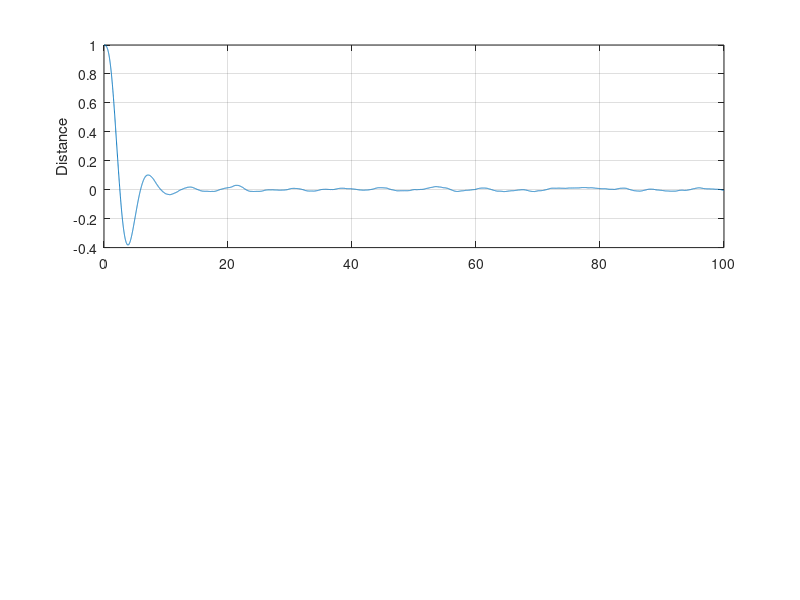

The MATLAB script that drew this image: (Note: this script raises an error after producing the figure.)
% adaptive sliding mode
clear all
% Time Span
tf = 100;
h = 0.01; % step size
n = tf/h;
tspan = linspace(0,tf,n);

xddot = zeros(n,1); yddot = zeros(n,1); thetaddot = zeros(n,1);
xdot = zeros(n,1); ydot = zeros(n,1); thetadot = zeros(n,1);
x = zeros(n,1); y = zeros(n,1); theta = zeros(n,1);
ux = zeros(n,1); uy=zeros(n,1); utheta = zeros(n,1);
x(1) = 1;
y(1) = -1.3;
theta(1) = pi/2;
thetadot(1) = pi/8;
mx = 10; bx=2; cx = 1;
my = 7; by = 1; cy = 0.6;
I = 0.8;

% new vectors
sx = zeros(n,1);
ax_hat_dot = zeros(2,n);
Kx_hat_dot = zeros(n,1);
ax_hat = zeros(2,n);
Kx_hat = zeros(n,1);
sy = zeros(n,1);
ay_hat_dot = zeros(2,n);
Ky_hat_dot = zeros(n,1);
ay_hat = zeros(2,n);
Ky_hat = zeros(n,1);

% parameters
lambdax = 1;
gammax = 4;
Gammax = 5;
lambday = 0.5;
gammay = 3;
Gammay = 4;

% initialize error terms
xdes = 0; ydes = 0;
xdesdot = 0; ydesdot = 0;
x_error = x(1)-xdes;
x_error_dot = xdot(1)-xdesdot;
y_error = y(1)-ydes;
y_error_dot = ydot(1)-ydesdot;

rng(15);
w = wgn(n,1,0.01);
v = wgn(n,1,0.01);

i=1;
while ( i<n ) 
    i=i+1;
    % compute s
    sx(i) = x_error_dot + lambdax*x_error;
    sy(i) = y_error_dot + lambday*y_error;
    % Construct Y
    Yx = [xdot(i-1), x(i-1)];
    Yy = [ydot(i-1), y(i-1)];
    % adaptation laws
    ax_hat_dot(:,i) = -Gammax*Yx'*sx(i);
    ay_hat_dot(:,i) = -Gammay*Yy'*sy(i);
    Kx_hat_dot(i) = -gammax*sx(i)^2;
    Ky_hat_dot(i) = -gammay*sy(i)^2;
    % integrate the adaptation laws
    ax_hat(:,i) = ax_hat(:,i-1) + ax_hat_dot(:,i)*h;
    ay_hat(:,i) = ay_hat(:,i-1) + ay_hat_dot(:,i)*h;
    Kx_hat(i) = Kx_hat(i-1) + Kx_hat_dot(i)*h;
    Ky_hat(i) = Ky_hat(i-1) + Ky_hat_dot(i)*h;
    % solve for u_hat
    xrddot = -lambdax*x_error_dot;
    yrddot = -lambday*y_error_dot;
    ux_hat = Yx*ax_hat(:,i) + xrddot;
    uy_hat = Yy*ay_hat(:,i) + yrddot;
    % Solve for u_p
    ux_p = -Kx_hat(i)*sx(i);
    uy_p = -Ky_hat(i)*sy(i);
    % control effort
    ux(i) = ux_hat - ux_p;
    uy(i) = uy_hat - uy_p;

    % Update dynamics
    xddot(i) = (1/mx)*ux(i) - (bx/mx)*xdot(i) - (cx/mx)*x(i);% -w(i);
    xddot(i) = awgn(xddot(i),20);
    xdot(i) = xdot(i-1) + xddot(i)*h; 
    x(i) = x(i-1) + xdot(i)*h; 
    yddot(i) = (1/my)*uy(i) - (by/my)*ydot(i) - (cy/my)*y(i);%-v(i);
    yddot(i) = awgn(yddot(i),20);
    ydot(i) = ydot(i-1) + yddot(i)*h;
    y(i) = y(i-1) + ydot(i)*h;

    % Update errors
    x_error = x(i)-xdes;
    x_error_dot = xdot(i)-xdesdot;
    y_error = y(i)-ydes;
    y_error_dot = ydot(i)-ydesdot;

    if (abs(x_error)<1e-3 && abs(x_error_dot)<1e-3 && abs(y_error)<1e-3 && abs(y_error_dot)<1e-3)
        break
    end
end

x_nn = x(1:i);
y_nn = y(1:i);
theta_nn = theta(1:i);
xdot_nn = xdot(1:i);
ydot_nn = ydot(1:i);
thetadot_nn = thetadot(1:i);
t = tspan(1:i);
ux = ux(1:i);
uy = uy(1:i);
utheta = utheta(1:i);
sx = sx(1:i);
sy = sy(1:i);

figure; 
subplot(2,1,1)
plot(t,x_nn); 
hold on; grid on;
ylabel('Distance');
yyaxis right
plot(t,xdot_nn);
xlabel('Time [s]');
ylabel('Velocity');
title('X-Position and X-Velocity');
subplot(2,1,2)
plot(t,y_nn); grid on;
ylabel('Distance');
yyaxis right
plot(t,ydot_nn);
xlabel('Time [s]');
ylabel('Velocity');
title('Y-Position and Y-Velocity');

figure; 
plot(t,ux,t,uy);
hold on; grid on;
legend('u_x','u_y');
xlabel('Time [s]');
ylabel('u');
title('Control Effort');

figure;
plot(t,sx);
hold on; grid on;
plot(t,sy);
legend('s_x','s_y');
xlabel('Time [s]');
ylabel('s');
title('Sliding Variable');